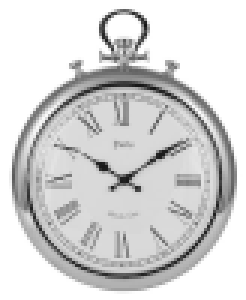
%> input picture Lab2/clock.bmp, 82 x 100 px (shown 3 times larger); the run also reads 1 picture not shown here
$ octave builtFun.m   (GNU Octave 9; MATLAB toolbox functions it lacks are replaced by stand-ins)
%> lines starting %> are read from the running program, lines starting %| are printed output that depends on the picture; in (x1, y1, x2, y2) boxes, pixels count from 0 and x2, y2 are one past the last pixel; in counts of white or black regions, pixels touching at a corner belong together; the program's own positions count from 1
clearvars;
close all;
clc;

I = (imread('clock.bmp'));
%> I is the input picture: size 100x82 uint8; min 21, max 255, mean 212.7
I1 = imread('parrot.bmp');
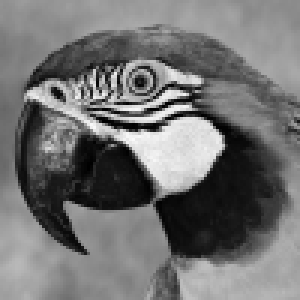
%> input picture Lab2/parrot.bmp, 100 x 100 px (shown 3 times larger)
%> I1 is the input picture: size 100x100 uint8; min 0, max 250, mean 114.2
I2 = imread('chessboard.bmp');

figure;
subplot(3,5,1);
imshow(I);
title('Sąsiad najbliższy');
subplot(3,5,2);
imshow(imresize(I,[100,200],'nearest'));
subplot(3,5,3);
imshow(imresize(I,[130,200],'nearest'));
subplot(3,5,4);
imshow(imresize(I1,[130,200],'nearest'));
subplot(3,5,5);
imshow(imresize(I2,[130,200],'nearest'));
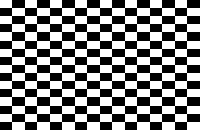
%> displayed picture: size 130x200, on the screen's scale of 0 to 255; 50% white; 1 white region, box (x1, y1, x2, y2) and area: (0, 0, 200, 130) 12992


subplot(3,5,6);
imshow(I1);
title('Dwuliniowa');
subplot(3,5,7);
imshow(imresize(I1,[130,200],'bilinear'));
subplot(3,5,8);
imshow(imresize(I1,[130,200],'bilinear'));
subplot(3,5,9);
imshow(imresize(I,[130,200],'bilinear'));
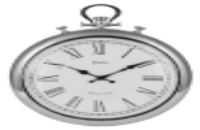
%> displayed picture: size 130x200, on the screen's scale of 0 to 255; min 26, max 255, mean 212.8
subplot(3,5,10);
imshow(imresize(I2,[130,200],'bilinear'));
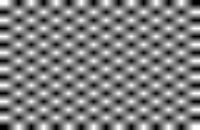
%> displayed picture: size 130x200, on the screen's scale of 0 to 255; min 0, max 255, mean 127.5

subplot(3,5,11);
imshow(I2);
title('Dwusześcienna');
subplot(3,5,12);
imshow(imresize(I2,[100,200],'cubic'));
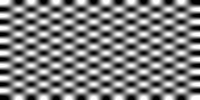
%> displayed picture: size 100x200, on the screen's scale of 0 to 255; min 0, max 255, mean 127.5
subplot(3,5,13);
imshow(imresize(I2,[130,200],'cubic'));
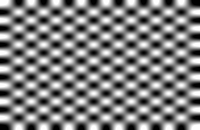
%> displayed picture: size 130x200, on the screen's scale of 0 to 255; min 0, max 255, mean 127.5; mean of the top-left, top-right, bottom-left and bottom-right quarters 127.5, 127.6, 127.6, 127.5
subplot(3,5,14);
imshow(imresize(I,[130,200],'cubic'));
subplot(3,5,15);
imshow(imresize(I1,[130,200],'cubic'));
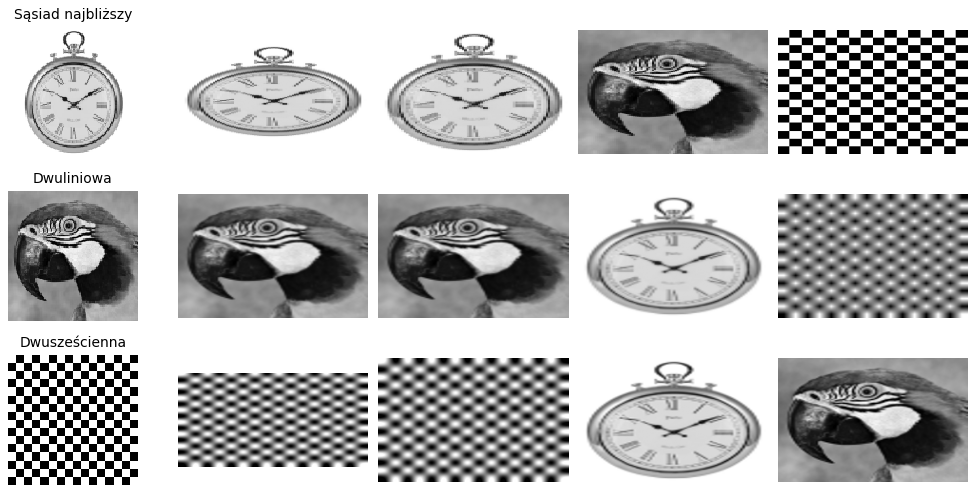
%> figure redrawn from the program's plot data, 15 panels
